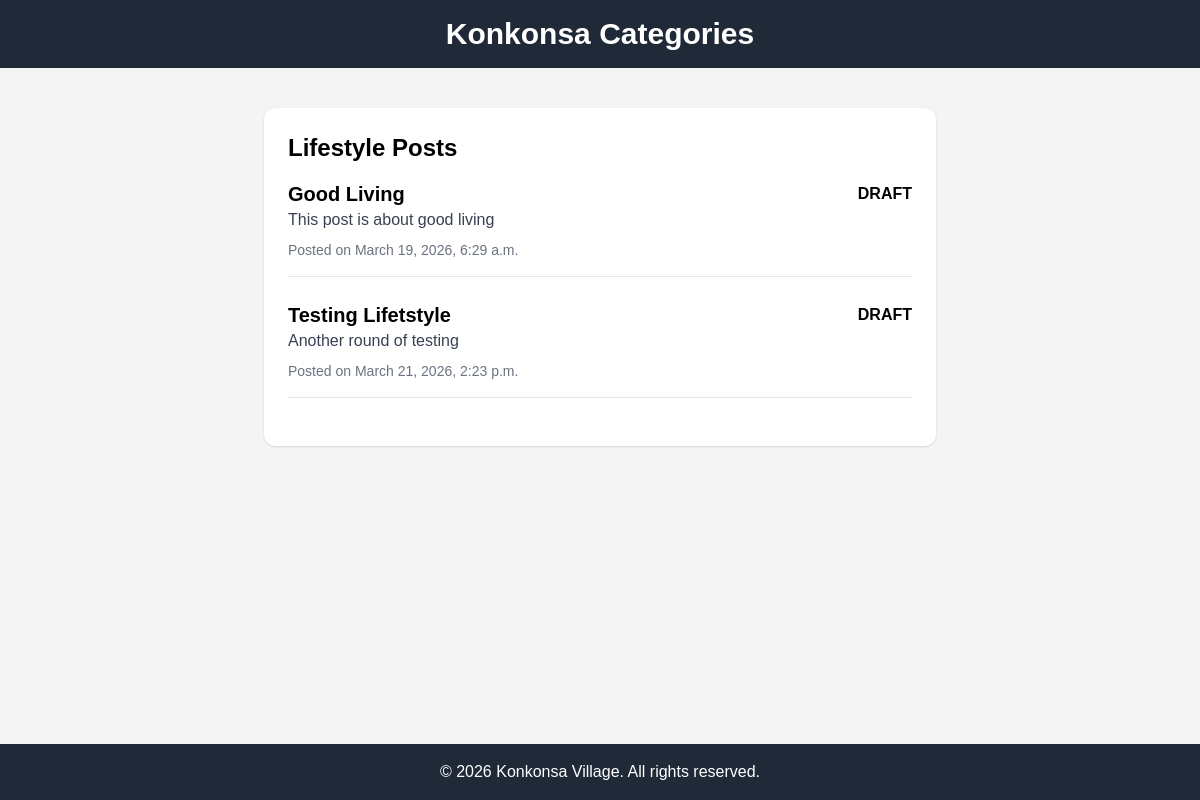
The app's page /blog/lifestyle/ with its own data.
### blog/models.py (models this page shows, shortened)
class Post(models.Model):
    CATEGORY_CHOICES = [
        ('TECHNOLOGY', 'Technology'),
        ('LIFESTYLE', 'Lifestyle'),
        ('TRAVEL', 'Travel'),
        ('FOOD', 'Food'),
    ]
    title = models.CharField(max_length=200)
    author = models.ForeignKey(Author, on_delete=models.CASCADE, default=None)
    content = models.TextField()
    category = models.CharField(max_length=20, choices=CATEGORY_CHOICES, default='TECHNOLOGY')
    created_at = models.DateTimeField(auto_now_add=True)
    is_published = models.BooleanField(default=False)
    is_draft = models.BooleanField(default=True)

### blog/views.py (the view)
# urls.py: path('lifestyle/', views.lifestyle_posts, name='lifestyle_posts'),
def lifestyle_posts(request):
    posts = Post.objects.filter(category='LIFESTYLE')
    return render(request, 'blog/lifestyle_posts_page.html', {'posts': posts})

### blog/templates/blog/lifestyle_posts_page.html (shortened to what this page needs)
{% extends "blog/base_categories_page.html" %}  {% block content %}
<div class="max-w-2xl mx-auto mt-10 bg-white p-6 rounded-xl shadow">
  <h1 class="text-2xl font-bold mb-4">Lifestyle Posts</h1>
  {% for post in posts %}
  <div class="mb-6 border-b pb-4">
    <div class="flex items-center justify-between mb-2">
      <h2 class="text-xl font-semibold">{{ post.title }}</h2>
      {% if not post.is_published %}
      <span
        class="inline-block bg-red-100 text-red-800 text-xs font-bold px-2 py-1 rounded"
        >DRAFT</span
      >
      {% endif %}
    </div>
    <p class="text-gray-700">{{ post.content }}</p>
    <p class="text-sm text-gray-500 mt-2">Posted on {{ post.created_at }}</p>
  </div>
  {% empty %}
  <p>No lifestyle posts available.</p>
  {% endfor %}
</div>
{% endblock %}

### blog/templates/blog/base_categories_page.html (style rules this page uses)
* { margin: 0; padding: 0; box-sizing: border-box; }
body { font-family: Arial, sans-serif; background-color: #f4f4f4; }

### records on screen
Post: title "Good Living", is_published "DRAFT", content "This post is about good living", created_at "March 19, 2026, 6:29 a.m."
Post: title "Testing Lifetstyle", is_published "DRAFT", content "Another round of testing", created_at "March 21, 2026, 2:23 p.m."
